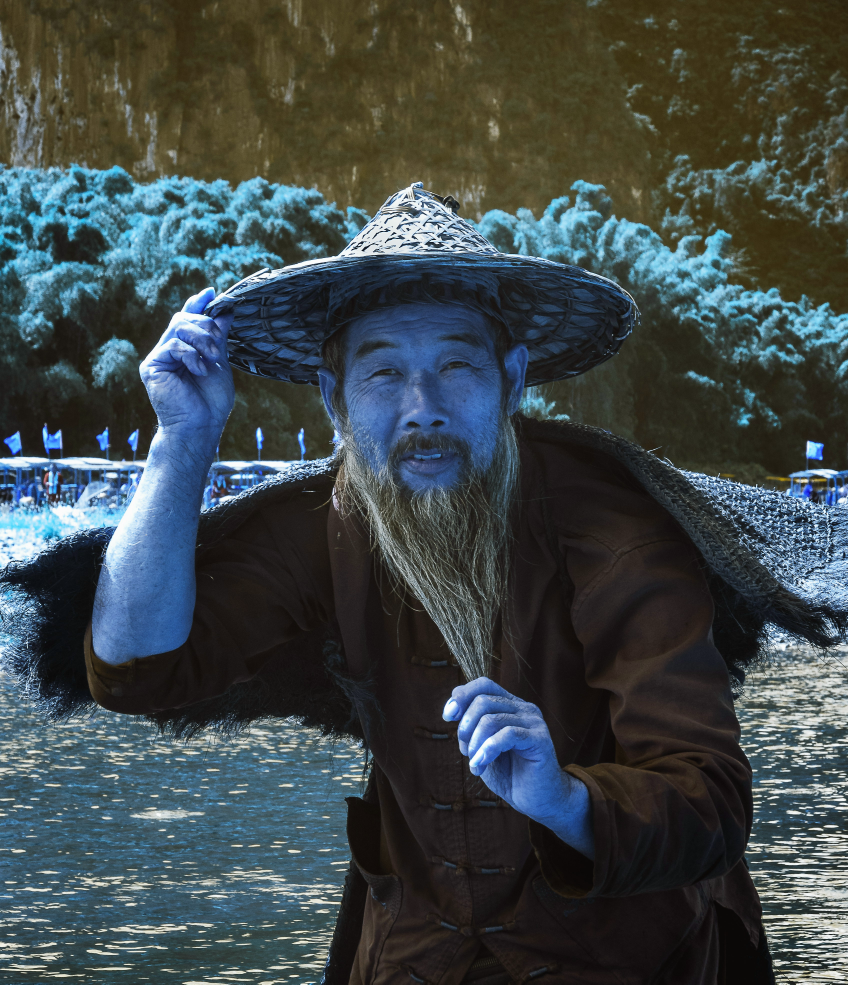
#> input picture images/old_man.jpg, 3391 x 3937 px, given in place of landscape.png, which was not available (shown at 1/4 size)
$ jupyter execute --allow-errors generalized_kuwahara.ipynb   (shell and % lines are left out)   (text cells are left out)
#> lines starting #> are read from the running program, lines starting #| are printed output that depends on the picture; after the words box and inside, x2 and y2 are one past the last pixel; in counts of white or black regions, pixels touching at a corner belong together; pictures that were not available may be replaced by others from this repository, and a replacement may not be noted
[cell 1]
import cv2
import matplotlib.pyplot as plt
import numpy as np
from ipywidgets import (
    Button,
    IntSlider,
    VBox,
    fixed,
    interact,
    interactive_output,
)


from config import IMAGE_DATA_DIR
from kuwahara_filters import (
    classic_kuwahara,
    generalized_kuwahara,
    generate_sector_weights,
)

[cell 2]
def load_and_resize(image_path, max_side=800):
#> called with max_side = 600
    img = cv2.imread(image_path, cv2.IMREAD_COLOR_RGB)
#> img is the input picture: shape (3937, 3391, 3); mean B, G, R 73.7, 72, 62.4
    h, w = img.shape[:2]
#> h = 3937; w = 3391

    if max(h, w) <= max_side:
        return img

    scale = max_side / float(max(h, w))
#> scale = 0.152
    new_w = int(w * scale)
#> new_w = 516
    new_h = int(h * scale)
#> new_h = 600

    return cv2.resize(img, (new_w, new_h), interpolation=cv2.INTER_AREA)
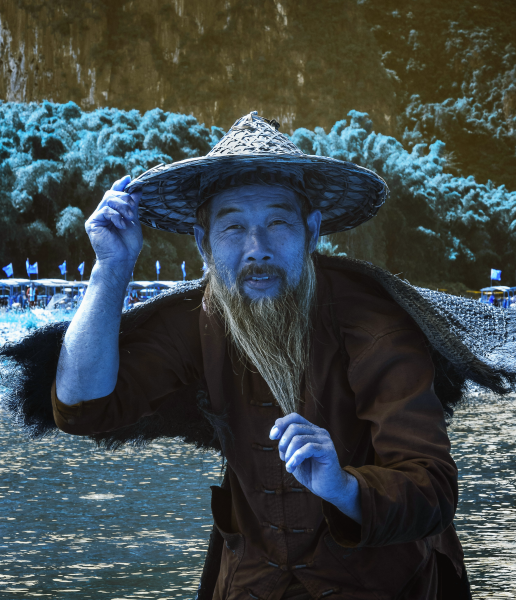
#> returned value: shape (600, 516, 3); mean of channels 0, 1, 2 73.7, 72, 62.4; drawn as B, G, R

[cell 3]
def add_gaussian_noise(image, sigma):
    if sigma == 0:
        return image.copy()

    noise = np.random.normal(0, sigma, image.shape)
    noisy_image = image.astype(np.float32) + noise

    return np.clip(noisy_image, 0, 255).astype(np.uint8)

[cell 4]
def update_kuwahara(image, noise_sigma, kuwahara_algorithm, **kuwahara_params):
    noisy_image = add_gaussian_noise(image, sigma=noise_sigma)
    denoised_image = kuwahara_algorithm(noisy_image, **kuwahara_params)

    fig, axes = plt.subplots(1, 3, figsize=(15, 7))

    axes[0].imshow(image)
    axes[0].set_title("Original")
    axes[0].axis("off")

    axes[1].imshow(noisy_image)
    axes[1].set_title(f"Noisy (sigma={noise_sigma})")
    axes[1].axis("off")

    axes[2].imshow(denoised_image)
    params = ",".join(
        "=".join(map(str, pair)) for pair in kuwahara_params.items()
    )
    axes[2].set_title(f"Filtered ({params})")
    axes[2].axis("off")

    plt.tight_layout()
    plt.show()

[cell 5]
image = load_and_resize(IMAGE_DATA_DIR / "landscape.png", max_side=600)

interact(
    update_kuwahara,
    image=fixed(image),
    kuwahara_algorithm=fixed(generalized_kuwahara),
    noise_sigma=IntSlider(min=0, max=100, step=5, value=10),
    radius=IntSlider(min=1, max=10, step=1, value=1),
)
#> the sliders are set to image = <module 'ipywidgets.fixed_' fr, kuwahara_algorithm = <module 'ipywidgets.fixed_' fr, noise_sigma = 10, radius = 1
#> (the call stopped at in add_gaussian_noise, `noisy_image = image.astype(np.float32) + noise`: ipywidgets is not available in this run)

[cell 6]
noisy = add_gaussian_noise(image, sigma=10)
#> call 2 of add_gaussian_noise, with sigma = 10
#> in add_gaussian_noise (call 2), `noisy_image = image.astype(np.float32) + noise`:
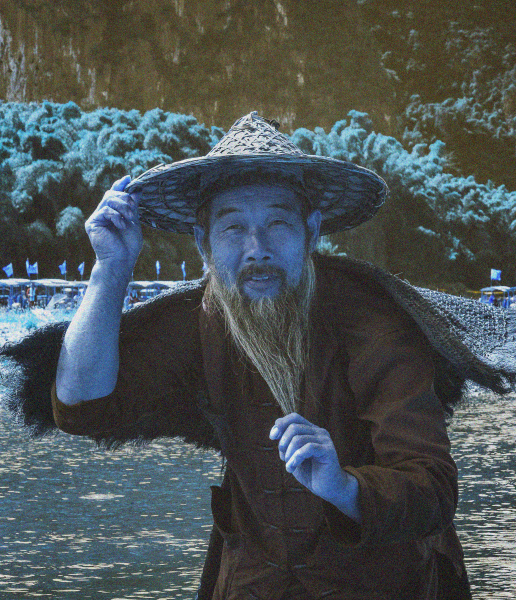
#> noisy_image: shape (600, 516, 3) float64; mean of channels 0, 1, 2 73.7, 72, 62.5; drawn with min black and max white
#> (the rest of this cell did not finish here and is left out)

[cell 7]
y, x = 150, 370
h, w = 75, 75

image_with_box = image.copy()
cv2.rectangle(image_with_box, (x, y), (x + w, y + h), 255, 2)
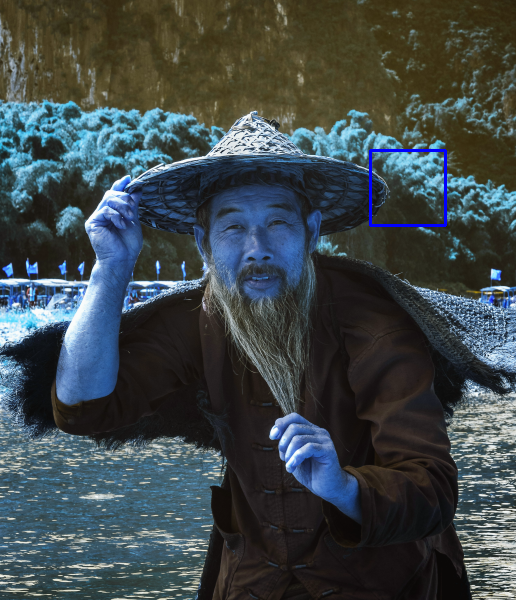
#> image_with_box: shape (600, 516, 3); 0.29% of pixels changed, all inside (x1, y1, x2, y2) = (369, 149, 447, 227); drawn as B, G, R

#> (the rest of this cell did not finish here and is left out)

[cell 8]
y, x = 315, 370
h, w = 75, 75

#> (the rest of this cell did not finish here and is left out)

[cell 9]
L = 31
sigma = 0.3 * ((L - 1) / 2 - 1) + 0.8

k1d = cv2.getGaussianKernel(L, sigma)
kernel = k1d @ k1d.T

H, W = image.shape[:2]
#> H = 600; W = 516
y, x = np.ogrid[-H // 2 : H // 2, -W // 2 : W // 2]
#> y = 600 values from -300 to 299

y_shifted, x_shifted = np.fft.ifftshift(y), np.fft.ifftshift(x)
gaussian_full = np.exp(-(x_shifted**2 + y_shifted**2) / (2 * sigma**2))
gaussian_full /= np.sum(gaussian_full)

gaussian_centered_for_display = np.fft.fftshift(gaussian_full)
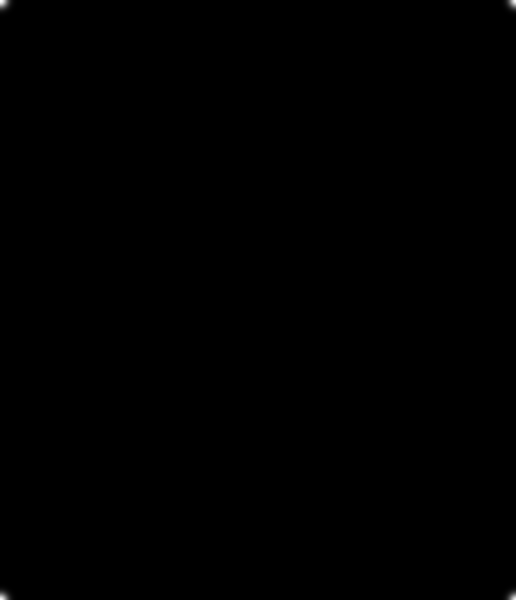
#> gaussian_full: shape (600, 516) float64; min 0, max 0.00637, mean 3.23e-06; drawn with min black and max white

fft_filter = np.fft.fft2(gaussian_full)
real_spectrum = np.real(np.fft.fftshift(fft_filter))

display(np.min(real_spectrum))
display(np.max(real_spectrum))

real_spectrum = np.clip(real_spectrum, a_min=0, a_max=None)

power = 0.3
amp_power_scaled = np.power(np.abs(real_spectrum), power)
signed_spectrum = amp_power_scaled * np.sign(real_spectrum)

vmax = np.max(signed_spectrum)
#> vmax = 1
vmin = -vmax
#> vmin = -1

fig, axes = plt.subplots(1, 2, figsize=(12, 12))

axes[0].imshow(gaussian_centered_for_display, cmap="gray")
axes[0].set_title("Gaussian Filter", fontsize=14)

axes[1].imshow(signed_spectrum, cmap="coolwarm", vmin=vmin, vmax=vmax)
axes[1].set_title("Filter Spectrum", fontsize=14)

for ax in axes.flatten():
    ax.axis("off")

plt.tight_layout()
plt.show()
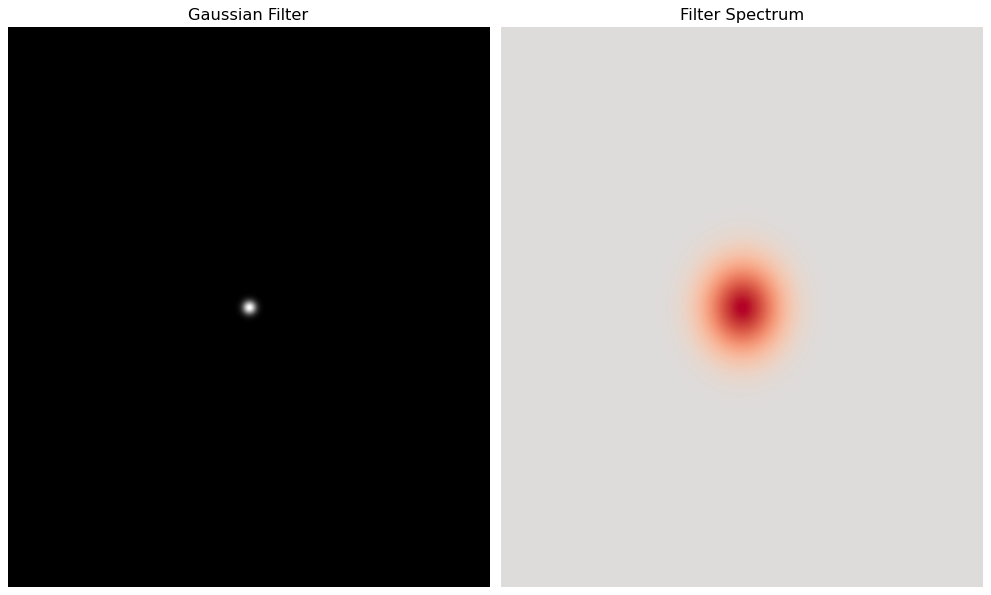
#> figure drawn by matplotlib, 2 panels

[cell 10]
size = 300
Y, X = np.ogrid[:size, :size]
center = size / 2
dist_sq = (X - center) ** 2 + (Y - center) ** 2

sigma = 50
clean_circle = np.exp(-dist_sq / (2 * sigma**2))
clean_circle = (clean_circle * 255).astype(np.float32)

np.random.seed(42)
noisy_circle = add_gaussian_noise(clean_circle, sigma=2)

clean_circle = clean_circle[..., np.newaxis]
noisy_circle = noisy_circle[..., np.newaxis]

radius = 5
#> (the rest of this cell did not finish here and is left out)

[cell 11]
image = load_and_resize(IMAGE_DATA_DIR / "mountain_iic.jpg", max_side=150)
#> call 2 of load_and_resize, with max_side = 150
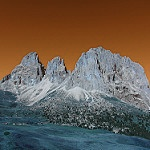
#> input picture images/mountain_iic.jpg, 150 x 150 px
#> in load_and_resize, img is the input picture: shape (150, 150, 3); mean B, G, R 79.7, 92.1, 105.9

upscaled_image = cv2.resize(
    image, dsize=None, fx=4, fy=4, interpolation=cv2.INTER_CUBIC
)
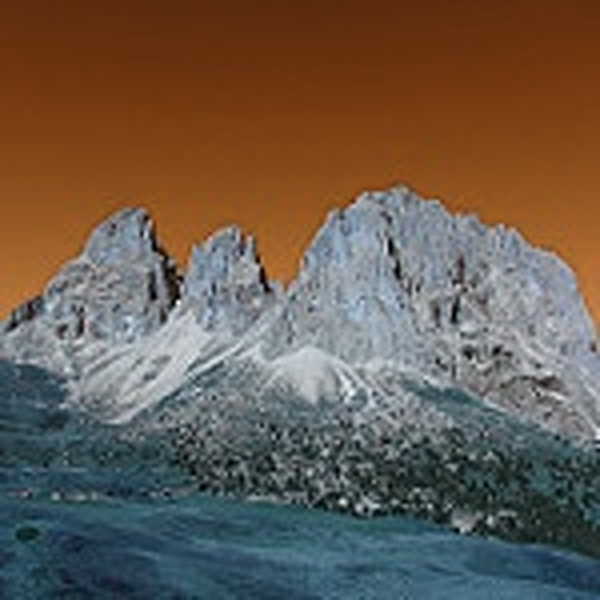
#> upscaled_image: shape (600, 600, 3); mean B, G, R 79.7, 92.1, 105.9
#> (the rest of this cell did not finish here and is left out)
